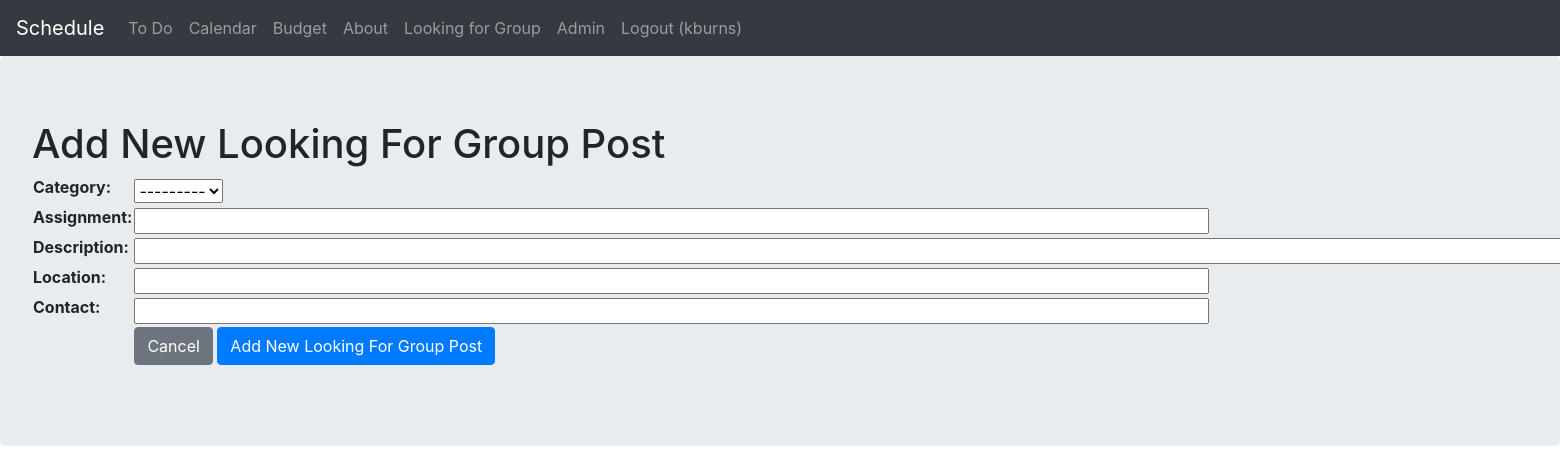
Before: /LFG/add/ (signed in) with the older database file.
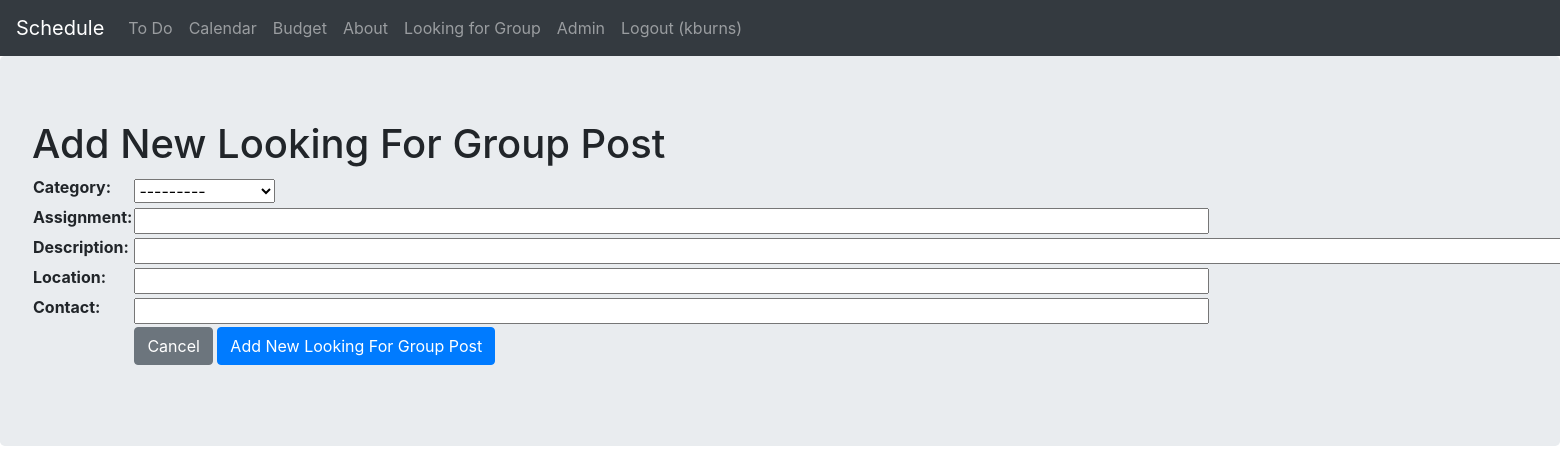
After: the same page with the newer database file.
### LFG/models.py (models this page shows)
class LFGCategory(models.Model):
    category = models.CharField(max_length=128)
    def __str__(self):
        return self.category

### LFG/views.py (the view)
# urls.py: path('LFG/add/', LFG_views.add),
@login_required(login_url='/login/')
def add(request):
    if(request.method == "POST"):
        if("add" in request.POST):
            add_form = LFGEntryForm(request.POST)
            if (add_form.is_valid()):
                user = User.objects.get(id=request.user.id)
                category = add_form.cleaned_data["category"]
                assignment = add_form.cleaned_data["assignment"]
                description = add_form.cleaned_data["description"]
                location = add_form.cleaned_data["location"]
                contact = add_form.cleaned_data["contact"]
                LFGEntry(user=user, category=category, assignment=assignment, description=description, location=location, contact=contact).save()
                return redirect("/LFG/")
            else:
                context = {
                    "form_data": add_form
                }
                return render(request, 'LFG/add.html', context)
        else:
            return redirect("/LFG/")
    else:
        context = {
            "form_data": LFGEntryForm()
        }
    return render(request, 'LFG/add.html', context)

### LFG/forms.py
class LFGEntryForm(forms.ModelForm):
    category = forms.ModelChoiceField(queryset=LFGCategory.objects.all())
    assignment = forms.CharField(widget=forms.TextInput(attrs={'size': '100'}))
    description = forms.CharField(widget=forms.TextInput(attrs={'size': '200'}))
    location = forms.CharField(widget=forms.TextInput(attrs={'size': '100'}))
    contact = forms.CharField(widget=forms.TextInput(attrs={'size': '100'}))
    class Meta():
        model = LFGEntry
        fields = ('category','assignment','description','location','contact')

### templates/LFG/add.html (shortened to what this page needs)
<html>
  <head>
    {% include "bootstrap.html" %}
  </head>
  <body>
    {% include "nav.html" %}
    <div class="jumbotron">
      <h1>Add New Looking For Group Post</h1>
      <form method="POST">
        <table>
          {{ form_data.as_table }}
          <tr>
            <td></td>
            <td>
              <a href="/LFG/" class="btn btn-secondary">Cancel</a>
              <input type="submit" class="btn btn-primary" name="add" value="Add New Looking For Group Post">
            </td>
          </tr>
        </table>
      </form>
    </div>
  </body>
</html>

Changed rows visible on the page:
added LFGCategory: category "---------"
Other visible differences:
form field category: "---------" → (not shown)
